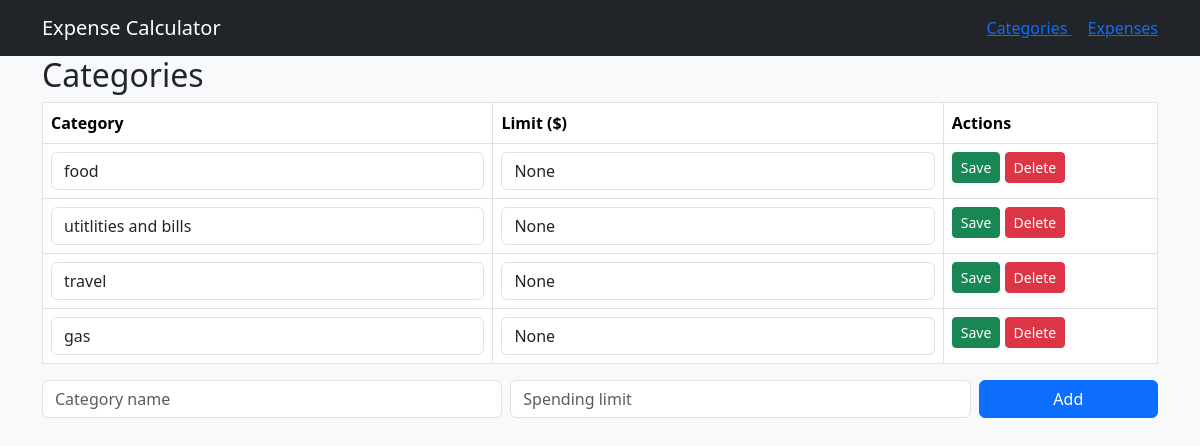
The page /categories on the database as committed earlier.
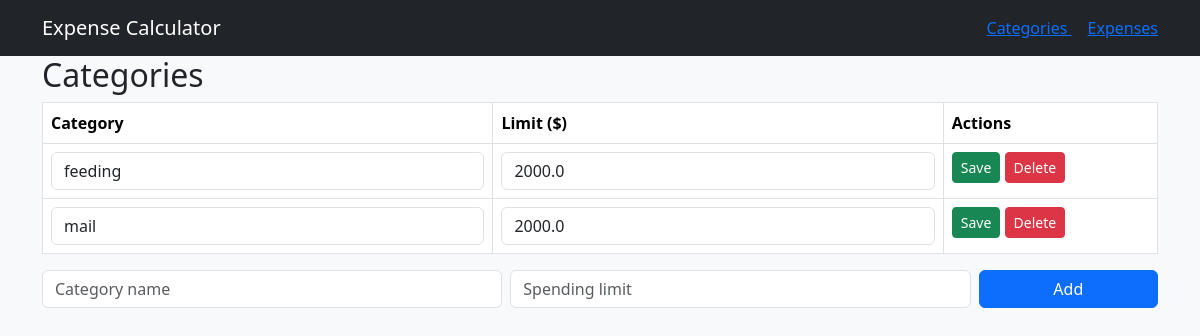
The same page on the database as committed later.
### tables this page shows
CREATE TABLE `category` (`id` INTEGER PRIMARY KEY AUTOINCREMENT UNIQUE NOT NULL, `name` TEXT NOT NULL, `spending_limit` REAL);

### app.py (the view)
@app.route("/categories")
def view_categories():
    sql = "SELECT * FROM category"
    categories = query_db(sql)
    return render_template("categories.html", categories = categories)

### app.py (called while the page is built)
def get_db():
    db = getattr(g, '_database', None)
    if db is None:
        db = g._database = sqlite3.connect(DATABASE)
    return db

def query_db(query, args=(), one=False):
    cur = get_db().execute(query, args)
    rv = cur.fetchall()
    cur.close()
    return (rv[0] if rv else None) if one else rv

### templates/categories.html (shortened to what this page needs)
<!DOCTYPE html>
<html lang="en">
<head>
</head>
<body>
    {% extends "base.html" %}
    {% block content %}
    <h2> Categories</h2>
    <table class = "table table-bordered">
        <tr><th>Category</th><th>Limit ($)</th><th>Actions</th></tr>
        {%for category in categories%}
            <tr>
                <form method = "POST" action = "{{url_for ('add_category', id=category.id) }}">
                    <td><input class = "form-control" name= "name" value = "{{category[1]}}"></td>
                    <td><input class = "form-control" name= "spending_limit" value = "{{category[2]}}"></td>
                    <td>
                        <button class="btn btn-success btn-sm"> Save</button>
                        <a href = "{{url_for ('delete_category', id=category.id)}}" class = "btn btn-danger btn-sm"> Delete</a>
                    </td>
                </form>
            </tr>
        {%endfor%}
    </table>
    <form method = "POST" action = "{{url_for ('add_category')}}" class = "row g-2 mb-3">
        <div class = "col-md-5"><input class = "form-control" name ="name" placeholder = "Category name" required></div>
        <div class = "col-md-5"><input class = "form-control" name = "spending_limit" placeholder = "Spending limit" required></div>
        <div class = "col-md-2"><button class = "btn btn-primary w-100">Add</button></div>
    </form>
{%endblock%}

### templates/base.html (shortened to what this page needs)
<!DOCTYPE html>
<html lang="en">
<head>
    <link rel="stylesheet" href="https://cdn.jsdelivr.net/npm/bootstrap@5.3.2/dist/css/bootstrap.min.css">
</head>
<body>
    <body class = "bg-light">
        <nav class = "navbar navbar-expand-lg navbar-dark bg-dark mb4">
            <div class = "container">
                <a class = "navbar-brand" href = "{{url_for('home')}}"> Expense Calculator</a>
                <div>
                    <a class="bt btn-light btn-sm me-3" href ="{{url_for ('view_categories')}}">Categories </a>
                    <a class="bt btn-light btn-sm me" href ="calculator.html"> Expenses </a>
                </div>
            </div>
        </nav>
        <div class = "container">
            {%block content%} {%endblock%}
        </div>
</body>
</html>

Rows that differ between the two databases and show on the page:
removed category: name "utitlities and bills", spending_limit "None"
removed category: name "travel", spending_limit "None"
removed category: name "gas", spending_limit "None"
changed category: name "food" → "feeding"; spending_limit "None" → "2000.0"
added category: name "mail", spending_limit "2000.0"
